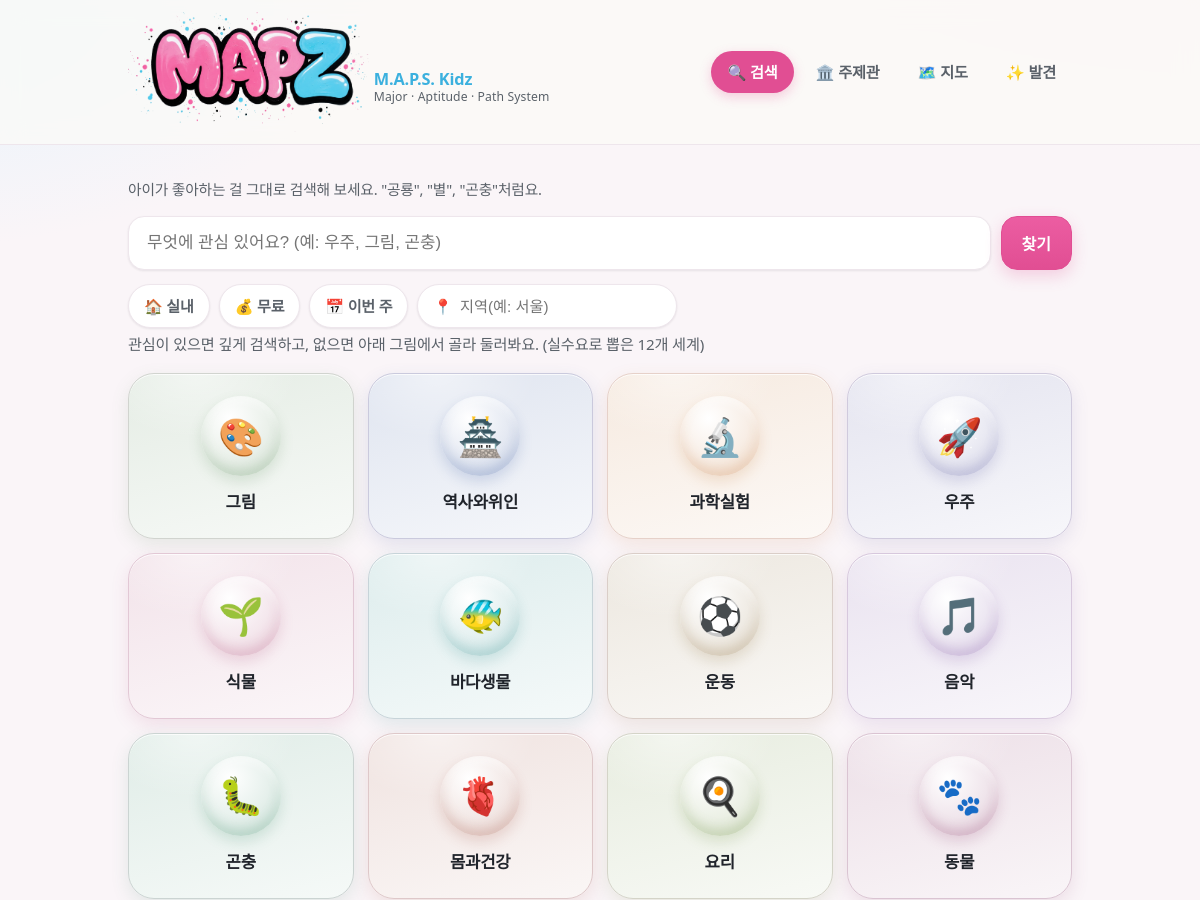
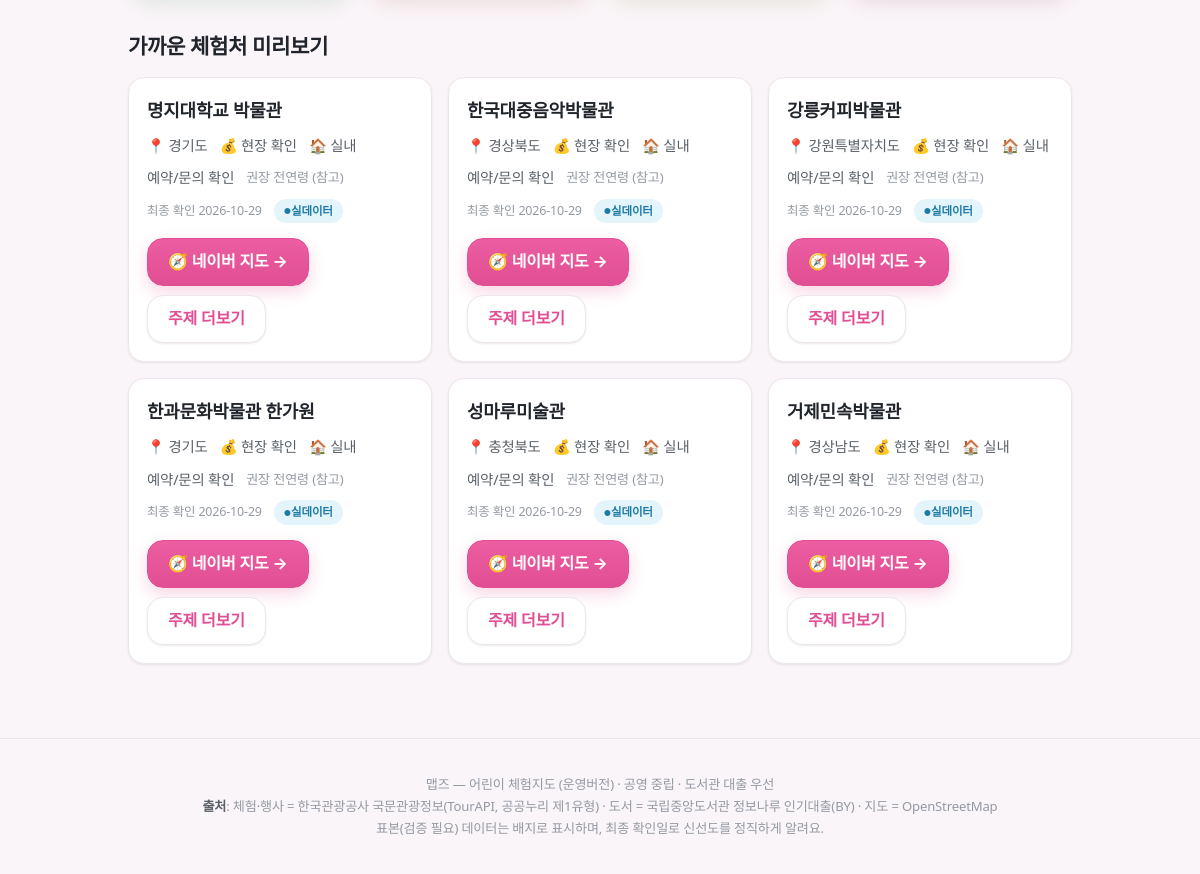
The page / on the database its author committed (2 pictures, top to bottom).
### tables this page shows
CREATE TABLE topic(id TEXT PRIMARY KEY, name TEXT, synonyms TEXT, emoji TEXT,
  demand_score REAL, connection_score REAL, age_profile TEXT);

CREATE TABLE experience(id TEXT PRIMARY KEY, name TEXT, type TEXT, topic_tags TEXT,
  verb_tags TEXT, lat REAL, lng REAL, region TEXT, period_start TEXT, period_end TEXT,
  hours TEXT, age_note TEXT, duration_min INT, cost TEXT, reservation_url TEXT,
  indoor INT, parking TEXT, stroller TEXT, crowd_note TEXT, related_books TEXT,
  tel TEXT, image TEXT, source TEXT, is_seed INT, last_verified TEXT, status TEXT);

### app/main.py (the view)
@app.get("/", response_class=HTMLResponse)
def page_search(request: Request, q: str = "", indoor: int = 0, free: int = 0, region: str = "", week: int = 0):
    af = bool(q or indoor or free or region or week)
    if af:
        d = api_search(q=q, indoor=indoor, free=free, region=region); results = d["results"]
        if week: results = [x for x in results if x["type"] == "상설시설" or (x["period_start"] and x["period_start"] <= _plus_days(7))]
    else: results = []
    con = db(); preview = [exp_row(r) for r in con.execute(f"SELECT * FROM experience WHERE {FRESH} AND type='상설시설' LIMIT 6", (today(),))]; con.close()
    return templates.TemplateResponse(request, "search.html", {"topics": [TOPICS[t] for t in TOPICS], "results": results,
        "query": q, "f": {"indoor": indoor, "free": free, "region": region, "week": week}, "active_filter": af,
        "preview": preview, "today": today(), "active": "search"})

### app/templates/search.html (shortened to what this page needs)
{% extends "base.html" %}
{% import "macros.html" as m %}
{% block content %}
<p class="hint">아이가 좋아하는 걸 그대로 검색해 보세요. "공룡", "별", "곤충"처럼요.</p>
<form class="searchbar" method="get" action="/">
<input type="search" name="q" value="{{ query }}" placeholder="무엇에 관심 있어요? (예: 우주, 그림, 곤충)" aria-label="검색어">
<button class="btn" type="submit">찾기</button>
</form>
<form class="chips" role="group" aria-label="부모 필터" method="get" action="/">
<label class="chip" aria-pressed="{{ 'true' if f.indoor else 'false' }}"><input type="checkbox" name="indoor" value="1" hidden {{ 'checked' if f.indoor }} onchange="this.form.submit()">🏠 실내</label>
<label class="chip" aria-pressed="{{ 'true' if f.free else 'false' }}"><input type="checkbox" name="free" value="1" hidden {{ 'checked' if f.free }} onchange="this.form.submit()">💰 무료</label>
<label class="chip" aria-pressed="{{ 'true' if f.week else 'false' }}"><input type="checkbox" name="week" value="1" hidden {{ 'checked' if f.week }} onchange="this.form.submit()">📅 이번 주</label>
<span class="chip" style="gap:6px">📍 <input type="text" name="region" value="{{ f.region }}" placeholder="지역(예: 서울)" aria-label="지역" style="border:0;background:transparent;min-width:90px;font-size:.95rem" onchange="this.form.submit()"></span>
</form>
<p class="section-note">관심이 있으면 깊게 검색하고, 없으면 아래 그림에서 골라 둘러봐요. (실수요로 뽑은 {{ topics|length }}개 세계)</p>
<div class="tiles">
{% for t in topics %}
<a class="tile" href="/topic/{{ t.id }}" style="--tc:{{ t.color }}"><span class="emoji">{{ t.emoji }}</span><span class="label">{{ t.name }}</span></a>
{% endfor %}
</div>
{% if active_filter %}
<h2 class="section-title">{% if query %}"{{ query }}" {% endif %}검색 결과 ({{ results|length }}건)
{% if f.indoor or f.free or f.week or f.region %}<span class="age"> · 필터: {{ '실내 ' if f.indoor }}{{ '무료 ' if f.free }}{{ '이번주 ' if f.week }}{{ f.region }}</span>{% endif %}</h2>
<div class="cards">
{% for x in results %}{{ m.exp_card(x) }}{% endfor %}
{% if results|length == 0 %}<p class="hint">딱 맞는 곳이 없어요. 위 그림 타일에서 둘러보는 건 어때요?</p>{% endif %}
</div>
{% else %}
<h2 class="section-title">가까운 체험처 미리보기</h2>
<div class="cards">{% for x in preview %}{{ m.exp_card(x) }}{% endfor %}</div>
{% endif %}
{% endblock %}

### app/templates/macros.html (shortened to what this page needs)
{% macro seed_badge(is_seed) -%}
{% if is_seed %}<span class="badge-seed">표본(검증 필요)</span>{% else %}<span class="badge-live">실데이터</span>{% endif %}
{%- endmacro %}
{% macro exp_card(x) -%}
<article class="card">
<h3>{{ x.name }}</h3>
<div class="meta"><span>📍 {{ x.region }}</span><span>💰 {{ x.cost or '현장 확인' }}</span>
<span>{{ '🏠 실내' if x.indoor else '🌳 야외' }}</span>{% if x.tel %}<span>📞 {{ x.tel }}</span>{% endif %}</div>
<div class="meta"><span>{{ '예약/문의 확인' if not x.tel else '전화 문의 가능' }}</span>
<span class="age">권장 {{ x.age_note or '전연령' }} (참고)</span></div>
<div class="meta"><span class="verified">최종 확인 {{ x.last_verified }}</span> {{ seed_badge(x.is_seed) }}</div>
<div class="cta-row"><a class="btn" href="{{ x.maplink }}" target="_blank" rel="noopener">🧭 네이버 지도 →</a>
<a class="btn ghost" href="/topic/{{ x.topic_tags[0] }}">주제 더보기</a></div>
</article>
{%- endmacro %}

### rows shown on the page
topic: emoji "🎨", name "그림"
topic: emoji "🏯", name "역사와위인"
topic: emoji "🔬", name "과학실험"
topic: emoji "🚀", name "우주"
topic: emoji "🌱", name "식물"
topic: emoji "🐠", name "바다생물"
topic: emoji "⚽", name "운동"
topic: emoji "🎵", name "음악"
topic: emoji "🐛", name "곤충"
topic: emoji "🫀", name "몸과건강"
topic: emoji "🍳", name "요리"
topic: emoji "🐾", name "동물"
experience: name "명지대학교 박물관", region "경기도", cost "현장 확인", indoor "🏠 실내", tel "예약/문의 확인", age_note "전연령", last_verified "2026-10-29"
experience: name "한국대중음악박물관", region "경상북도", cost "현장 확인", indoor "🏠 실내", tel "예약/문의 확인", age_note "전연령", last_verified "2026-10-29"
experience: name "강릉커피박물관", region "강원특별자치도", cost "현장 확인", indoor "🏠 실내", tel "예약/문의 확인", age_note "전연령", last_verified "2026-10-29"
experience: name "한과문화박물관 한가원", region "경기도", cost "현장 확인", indoor "🏠 실내", tel "예약/문의 확인", age_note "전연령", last_verified "2026-10-29"
experience: name "성마루미술관", region "충청북도", cost "현장 확인", indoor "🏠 실내", tel "예약/문의 확인", age_note "전연령", last_verified "2026-10-29"
experience: name "거제민속박물관", region "경상남도", cost "현장 확인", indoor "🏠 실내", tel "예약/문의 확인", age_note "전연령", last_verified "2026-10-29"

### other values the page prints
{{ topics|length }} "12"
